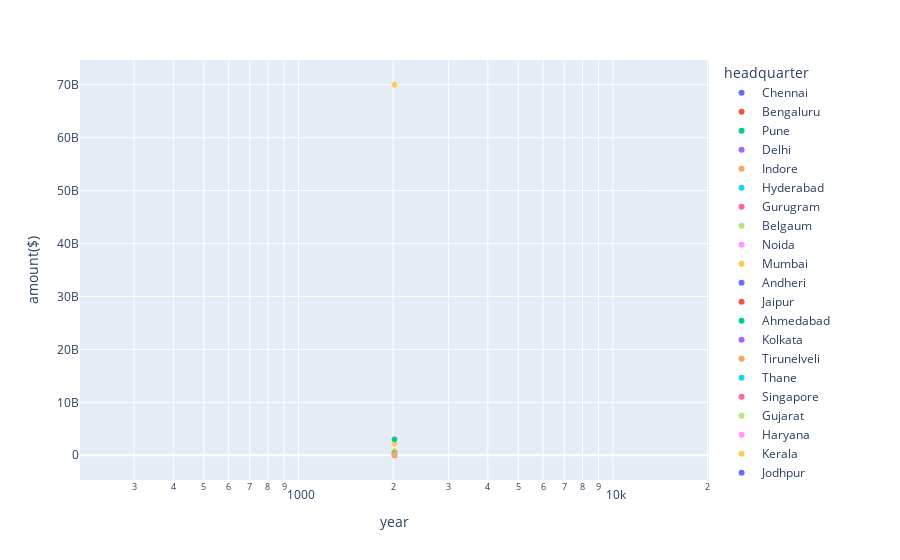

Notebook cell for this chart:
### Code cell
fig = px.scatter(final_dataset.query("year==2020"), x="year", y="amount($)",
	         size=None, color="headquarter",
                 hover_name="headquarter", log_x=True, size_max=60)
fig.show()

### Figure 1 — Plotly figure (JSON) as saved in the notebook; plotly's stock layout.template omitted (floating-point values rounded to 4 significant figures; data arrays with more than 128 entries replaced by an {"elided": "..."} marker saying what was removed)
{"data": [{"hovertemplate": "<b>%{hovertext}</b><br><br>headquarter=Chennai<br>year=%{x}<br>amount($)=%{y}<extra></extra>", "hovertext": ["Chennai", "Chennai", "Chennai", "Chennai", "Chennai", "Chennai", "Chennai", "Chennai", "Chennai", "Chennai", "Chennai", "Chennai", "Chennai", "Chennai", "Chennai", "Chennai", "Chennai", "Chennai", "Chennai", "Chennai", "Chennai", "Chennai", "Chennai", "Chennai", "Chennai", "Chennai", "Chennai", "Chennai", "Chennai", "Chennai", "Chennai", "Chennai", "Chennai", "Chennai", "Chennai", "Chennai", "Chennai", "Chennai", "Chennai", "Chennai", "Chennai", "Chennai", "Chennai", "Chennai", "Chennai", "Chennai"], "legendgroup": "Chennai", "marker": {"color": "#636efa", "symbol": "circle"}, "mode": "markers", "name": "Chennai", "showlegend": true, "type": "scattergl", "x": [2020, 2020, 2020, 2020, 2020, 2020, 2020, 2020, 2020, 2020, 2020, 2020, 2020, 2020, 2020, 2020, 2020, 2020, 2020, 2020, 2020, 2020, 2020, 2020, 2020, 2020, 2020, 2020, 2020, 2020, 2020, 2020, 2020, 2020, 2020, 2020, 2020, 2020, 2020, 2020, 2020, 2020, 2020, 2020, 2020, 2020], "xaxis": "x", "y": [200000, 400000, 937536, 7800000, 100000, 4000000, 937536, 1600000, 1000000, 9000000, 3000000, 803146, 238000, 20000000, 7000000, 5060000, 4050000, 1050000, 800000, 2000000, 1000000, 3000000, 3060000, 232000, 4000000, 1000000, 7200000, 5500000, 4000000, 5967000, 792000, 4000000, 500000, 786000, 4500000, 50000000, 3800000, 8500000, 50000000, 3148000, 1200000, 1402000, 32000000, 1000000, 1000000, 9000000], "yaxis": "y"}, {"hovertemplate": "<b>%{hovertext}</b><br><br>headquarter=Bengaluru<br>year=%{x}<br>amount($)=%{y}<extra></extra>", "hovertext": {"elided": "344 str values"}, "legendgroup": "Bengaluru", "marker": {"color": "#EF553B", "symbol": "circle"}, "mode": "markers", "name": "Bengaluru", "showlegend": true, "type": "scattergl", "x": {"elided": "344 int values"}, "xaxis": "x", "y": {"elided": "344 int values"}, "yaxis": "y"}, {"hovertemplate": "<b>%{hovertext}</b><br><br>headquarter=Pune<br>year=%{x}<br>amount($)=%{y}<extra></extra>", "hovertext": ["Pune", "Pune", "Pune", "Pune", "Pune", "Pune", "Pune", "Pune", "Pune", "Pune", "Pune", "Pune", "Pune", "Pune", "Pune", "Pune", "Pune", "Pune", "Pune", "Pune", "Pune", "Pune", "Pune", "Pune", "Pune", "Pune", "Pune", "Pune", "Pune", "Pune", "Pune", "Pune", "Pune", "Pune", "Pune", "Pune"], "legendgroup": "Pune", "marker": {"color": "#00cc96", "symbol": "circle"}, "mode": "markers", "name": "Pune", "showlegend": true, "type": "scattergl", "x": [2020, 2020, 2020, 2020, 2020, 2020, 2020, 2020, 2020, 2020, 2020, 2020, 2020, 2020, 2020, 2020, 2020, 2020, 2020, 2020, 2020, 2020, 2020, 2020, 2020, 2020, 2020, 2020, 2020, 2020, 2020, 2020, 2020, 2020, 2020, 2020], "xaxis": "x", "y": [330000, 1000000, 5100000, 2300000, 100000, 4000000, 100000000, 100000000, 4000000, 330000, 10000000, 50000000, 937536, 543000, 10000000, 2000000, 100000, 10000000, 937536, 4000000, 971000, 40000000, 4000000, 4000000, 10000000, 4000000, 4000000, 2000000, 4000000, 4000000, 4000000, 296000000, 200000000, 700000, 160000, 4000000], "yaxis": "y"}, {"hovertemplate": "<b>%{hovertext}</b><br><br>headquarter=Delhi<br>year=%{x}<br>amount($)=%{y}<extra></extra>", "hovertext": ["Delhi", "Delhi", "Delhi", "Delhi", "Delhi", "Delhi", "Delhi", "Delhi", "Delhi", "Delhi", "Delhi", "Delhi", "Delhi", "Delhi", "Delhi", "Delhi", "Delhi", "Delhi", "Delhi", "Delhi", "Delhi", "Delhi", "Delhi", "Delhi", "Delhi", "Delhi", "Delhi", "Delhi", "Delhi", "Delhi", "Delhi", "Delhi", "Delhi", "Delhi", "Delhi", "Delhi", "Delhi", "Delhi", "Delhi", "Delhi", "Delhi", "Delhi", "Delhi", "Delhi", "Delhi", "Delhi", "Delhi", "Delhi", "Delhi", "Delhi", "Delhi", "Delhi", "Delhi", "Delhi", "Delhi", "Delhi", "Delhi", "Delhi", "Delhi", "Delhi", "Delhi", "Delhi", "Delhi", "Delhi", "Delhi", "Delhi", "Delhi", "Delhi", "Delhi", "Delhi", "Delhi", "Delhi", "Delhi", "Delhi", "Delhi", "Delhi", "Delhi", "Delhi", "Delhi", "Delhi", "Delhi", "Delhi", "Delhi", "Delhi", "Delhi", "Delhi", "Delhi", "Delhi", "Delhi", "Delhi", "Delhi", "Delhi", "Delhi", "Delhi", "Delhi", "Delhi", "Delhi", "Delhi", "Delhi", "Delhi", "Delhi", "Delhi", "Delhi", "Delhi", "Delhi", "Delhi", "Delhi", "Delhi", "Delhi", "Delhi", "Delhi", "Delhi"], "legendgroup": "Delhi", "marker": {"color": "#ab63fa", "symbol": "circle"}, "mode": "markers", "name": "Delhi", "showlegend": true, "type": "scattergl", "x": [2020, 2020, 2020, 2020, 2020, 2020, 2020, 2020, 2020, 2020, 2020, 2020, 2020, 2020, 2020, 2020, 2020, 2020, 2020, 2020, 2020, 2020, 2020, 2020, 2020, 2020, 2020, 2020, 2020, 2020, 2020, 2020, 2020, 2020, 2020, 2020, 2020, 2020, 2020, 2020, 2020, 2020, 2020, 2020, 2020, 2020, 2020, 2020, 2020, 2020, 2020, 2020, 2020, 2020, 2020, 2020, 2020, 2020, 2020, 2020, 2020, 2020, 2020, 2020, 2020, 2020, 2020, 2020, 2020, 2020, 2020, 2020, 2020, 2020, 2020, 2020, 2020, 2020, 2020, 2020, 2020, 2020, 2020, 2020, 2020, 2020, 2020, 2020, 2020, 2020, 2020, 2020, 2020, 2020, 2020, 2020, 2020, 2020, 2020, 2020, 2020, 2020, 2020, 2020, 2020, 2020, 2020, 2020, 2020, 2020, 2020, 2020], "xaxis": "x", "y": [400000, 4000000, 1200000, 7500000, 1000000, 4000000, 4000000, 700000000, 500000, 3000000, 600000, 1000000, 3000000, 5800000, 1000000, 4000000, 80000000, 250000, 4700000, 4000000, 4000000, 2000000, 4000000, 4000000, 1000000, 30000000, 937536, 15000000, 200000, 4000000, 600000, 5040000, 18000000, 682000, 764000, 603000, 4000000, 330000, 669000, 2000000, 2500000, 937536, 4000000, 4000000, 3823000, 198000, 4000000, 1000000, 600000, 937536, 2743000, 937536, 5940000, 4000000, 4000000, 229800, 1000000, 323000, 2000000, 5200000, 4000000, 2530000, 4000000, 340000, 4000000, 4000000, 1700000, 790000, 480000, 8200000, 4257000, 123000000, 937536, 150000, 4000000, 4000000, 24500000, 937536, 4000000, 937536, 4000000, 4000000, 4000000, 4000000, 75000000, 4000000, 1100000, 627300, 3000000, 19000000, 7975700, 4000000, 5200000, 6000000, 4000000, 1402400, 100000000, 70185200, 4000000, 4000000, 1403400, 4300000, 103000000, 25000, 507000, 4000000, 4000000, 4000000, 2000000, 14700000, 1500000, 8043000], "yaxis": "y"}, {"hovertemplate": "<b>%{hovertext}</b><br><br>headquarter=Indore<br>year=%{x}<br>amount($)=%{y}<extra></extra>", "hovertext": ["Indore", "Indore", "Indore", "Indore", "Indore", "Indore", "Indore", "Indore", "Indore"], "legendgroup": "Indore", "marker": {"color": "#FFA15A", "symbol": "circle"}, "mode": "markers", "name": "Indore", "showlegend": true, "type": "scattergl", "x": [2020, 2020, 2020, 2020, 2020, 2020, 2020, 2020, 2020], "xaxis": "x", "y": [340000, 1000000, 1500000, 750000, 500000, 5660000, 4000000, 4000000, 937536], "yaxis": "y"}, {"hovertemplate": "<b>%{hovertext}</b><br><br>headquarter=Hyderabad<br>year=%{x}<br>amount($)=%{y}<extra></extra>", "hovertext": ["Hyderabad", "Hyderabad", "Hyderabad", "Hyderabad", "Hyderabad", "Hyderabad", "Hyderabad", "Hyderabad", "Hyderabad", "Hyderabad", "Hyderabad", "Hyderabad", "Hyderabad", "Hyderabad", "Hyderabad", "Hyderabad", "Hyderabad", "Hyderabad", "Hyderabad", "Hyderabad", "Hyderabad", "Hyderabad", "Hyderabad", "Hyderabad", "Hyderabad", "Hyderabad", "Hyderabad", "Hyderabad", "Hyderabad", "Hyderabad"], "legendgroup": "Hyderabad", "marker": {"color": "#19d3f3", "symbol": "circle"}, "mode": "markers", "name": "Hyderabad", "showlegend": true, "type": "scattergl", "x": [2020, 2020, 2020, 2020, 2020, 2020, 2020, 2020, 2020, 2020, 2020, 2020, 2020, 2020, 2020, 2020, 2020, 2020, 2020, 2020, 2020, 2020, 2020, 2020, 2020, 2020, 2020, 2020, 2020, 2020], "xaxis": "x", "y": [600000, 5000000, 1000000, 800000, 1000000, 4000000, 1000000, 16000000, 750000, 1300000, 4000000, 3000000, 937536, 2000000, 10000000, 4000000, 650000, 1100000, 1000000, 937536, 5271000, 4000000, 400000, 1500000, 1100000, 250000, 6000000, 2000000, 125000000, 500000], "yaxis": "y"}, {"hovertemplate": "<b>%{hovertext}</b><br><br>headquarter=Gurugram<br>year=%{x}<br>amount($)=%{y}<extra></extra>", "hovertext": ["Gurugram", "Gurugram", "Gurugram", "Gurugram", "Gurugram", "Gurugram", "Gurugram", "Gurugram", "Gurugram", "Gurugram", "Gurugram", "Gurugram", "Gurugram", "Gurugram", "Gurugram", "Gurugram", "Gurugram", "Gurugram", "Gurugram", "Gurugram", "Gurugram", "Gurugram", "Gurugram", "Gurugram", "Gurugram", "Gurugram", "Gurugram", "Gurugram", "Gurugram", "Gurugram", "Gurugram", "Gurugram", "Gurugram", "Gurugram", "Gurugram", "Gurugram", "Gurugram", "Gurugram", "Gurugram", "Gurugram", "Gurugram", "Gurugram", "Gurugram", "Gurugram", "Gurugram", "Gurugram", "Gurugram", "Gurugram", "Gurugram", "Gurugram", "Gurugram", "Gurugram", "Gurugram", "Gurugram", "Gurugram", "Gurugram", "Gurugram", "Gurugram", "Gurugram", "Gurugram", "Gurugram", "Gurugram", "Gurugram", "Gurugram", "Gurugram", "Gurugram", "Gurugram", "Gurugram", "Gurugram", "Gurugram", "Gurugram", "Gurugram", "Gurugram", "Gurugram", "Gurugram", "Gurugram", "Gurugram", "Gurugram", "Gurugram", "Gurugram", "Gurugram", "Gurugram", "Gurugram", "Gurugram", "Gurugram", "Gurugram", "Gurugram", "Gurugram", "Gurugram", "Gurugram", "Gurugram", "Gurugram", "Gurugram", "Gurugram", "Gurugram", "Gurugram", "Gurugram", "Gurugram", "Gurugram", "Gurugram", "Gurugram", "Gurugram", "Gurugram", "Gurugram", "Gurugram", "Gurugram", "Gurugram", "Gurugram", "Gurugram", "Gurugram", "Gurugram", "Gurugram", "Gurugram", "Gurugram", "Gurugram", "Gurugram", "Gurugram"], "legendgroup": "Gurugram", "marker": {"color": "#FF6692", "symbol": "circle"}, "mode": "markers", "name": "Gurugram", "showlegend": true, "type": "scattergl", "x": [2020, 2020, 2020, 2020, 2020, 2020, 2020, 2020, 2020, 2020, 2020, 2020, 2020, 2020, 2020, 2020, 2020, 2020, 2020, 2020, 2020, 2020, 2020, 2020, 2020, 2020, 2020, 2020, 2020, 2020, 2020, 2020, 2020, 2020, 2020, 2020, 2020, 2020, 2020, 2020, 2020, 2020, 2020, 2020, 2020, 2020, 2020, 2020, 2020, 2020, 2020, 2020, 2020, 2020, 2020, 2020, 2020, 2020, 2020, 2020, 2020, 2020, 2020, 2020, 2020, 2020, 2020, 2020, 2020, 2020, 2020, 2020, 2020, 2020, 2020, 2020, 2020, 2020, 2020, 2020, 2020, 2020, 2020, 2020, 2020, 2020, 2020, 2020, 2020, 2020, 2020, 2020, 2020, 2020, 2020, 2020, 2020, 2020, 2020, 2020, 2020, 2020, 2020, 2020, 2020, 2020, 2020, 2020, 2020, 2020, 2020, 2020, 2020, 2020, 2020, 2020, 2020], "xaxis": "x", "y": [4000000, 2000000, 660000000, 3000000, 4000000, 275000, 4500000, 7000000, 19000000, 400000, 40000, 33000000, 3000000, 300000, 6000000, 4000000, 1300000, 937536, 28000000, 3200000, 937536, 500000, 2000000, 1000000, 3300000, 4000000, 5000000, 52000000, 3000000, 937536, 2000000, 500000, 11000000, 51000000, 4000000, 10000000, 3000000, 1030000, 1500000, 360000, 4000000, 8000000, 10000000, 7000000, 400000, 4300000, 42000000, 286000, 4000000, 350000, 110000, 2800000, 937536, 300000, 700000, 200000, 4000000, 937536, 21000000, 4000000, 467000, 293000, 1328000, 1200000, 16753000, 3700000, 500000, 5000000, 27700000, 5500000, 1000000, 3300000, 937536, 937536, 4000000, 1000000, 5900000, 44000000, 937536, 13000000, 4000000, 1000000, 1500000, 2100000, 5000000, 12000000, 937536, 1834000, 8000000, 23850000, 5000000, 4000000, 670000, 3000000, 1000000, 1000000, 5000000, 5500000, 600000, 16000000, 448500, 4000000, 8000000, 10000000, 9900000, 15000000, 3000000, 600000, 12000000, 1000000, 6000000, 4000000, 15000000, 8400000, 200000000, 3400000, 15000000], "yaxis": "y"}, {"hovertemplate": "<b>%{hovertext}</b><br><br>headquarter=Belgaum<br>year=%{x}<br>amount($)=%{y}<extra></extra>", "hovertext": ["Belgaum"], "legendgroup": "Belgaum", "marker": {"color": "#B6E880", "symbol": "circle"}, "mode": "markers", "name": "Belgaum", "showlegend": true, "type": "scattergl", "x": [2020], "xaxis": "x", "y": [600000], "yaxis": "y"}, {"hovertemplate": "<b>%{hovertext}</b><br><br>headquarter=Noida<br>year=%{x}<br>amount($)=%{y}<extra></extra>", "hovertext": ["Noida", "Noida", "Noida", "Noida", "Noida", "Noida", "Noida", "Noida", "Noida", "Noida", "Noida", "Noida", "Noida", "Noida", "Noida", "Noida", "Noida", "Noida", "Noida", "Noida", "Noida", "Noida", "Noida", "Noida", "Noida", "Noida", "Noida", "Noida", "Noida", "Noida", "Noida", "Noida", "Noida", "Noida", "Noida"], "legendgroup": "Noida", "marker": {"color": "#FF97FF", "symbol": "circle"}, "mode": "markers", "name": "Noida", "showlegend": true, "type": "scattergl", "x": [2020, 2020, 2020, 2020, 2020, 2020, 2020, 2020, 2020, 2020, 2020, 2020, 2020, 2020, 2020, 2020, 2020, 2020, 2020, 2020, 2020, 2020, 2020, 2020, 2020, 2020, 2020, 2020, 2020, 2020, 2020, 2020, 2020, 2020, 2020], "xaxis": "x", "y": [4000000, 21000000, 937536, 50000000, 4000000, 500000, 937536, 1700000, 10000000, 4000000, 1000000, 54000, 937536, 546000, 197000, 2000000, 4000000, 8700000, 4000000, 4000000, 4000000, 24000000, 150000, 200000, 6000000, 500000, 13800000, 1397000, 250000, 4000000, 4000000, 250000, 4000000, 1100000, 18300000], "yaxis": "y"}, {"hovertemplate": "<b>%{hovertext}</b><br><br>headquarter=Mumbai<br>year=%{x}<br>amount($)=%{y}<extra></extra>", "hovertext": {"elided": "179 str values"}, "legendgroup": "Mumbai", "marker": {"color": "#FECB52", "symbol": "circle"}, "mode": "markers", "name": "Mumbai", "showlegend": true, "type": "scattergl", "x": {"elided": "179 int values"}, "xaxis": "x", "y": {"elided": "179 int values"}, "yaxis": "y"}, {"hovertemplate": "<b>%{hovertext}</b><br><br>headquarter=Andheri<br>year=%{x}<br>amount($)=%{y}<extra></extra>", "hovertext": ["Andheri", "Andheri"], "legendgroup": "Andheri", "marker": {"color": "#636efa", "symbol": "circle"}, "mode": "markers", "name": "Andheri", "showlegend": true, "type": "scattergl", "x": [2020, 2020], "xaxis": "x", "y": [20000000, 2000000], "yaxis": "y"}, {"hovertemplate": "<b>%{hovertext}</b><br><br>headquarter=Jaipur<br>year=%{x}<br>amount($)=%{y}<extra></extra>", "hovertext": ["Jaipur", "Jaipur", "Jaipur", "Jaipur", "Jaipur", "Jaipur", "Jaipur", "Jaipur", "Jaipur", "Jaipur"], "legendgroup": "Jaipur", "marker": {"color": "#EF553B", "symbol": "circle"}, "mode": "markers", "name": "Jaipur", "showlegend": true, "type": "scattergl", "x": [2020, 2020, 2020, 2020, 2020, 2020, 2020, 2020, 2020, 2020], "xaxis": "x", "y": [4000000, 21000000, 900000, 1000000, 55000000, 4000000, 2250000, 3000000, 2500000, 10000000], "yaxis": "y"}, {"hovertemplate": "<b>%{hovertext}</b><br><br>headquarter=Ahmedabad<br>year=%{x}<br>amount($)=%{y}<extra></extra>", "hovertext": ["Ahmedabad", "Ahmedabad", "Ahmedabad", "Ahmedabad", "Ahmedabad", "Ahmedabad", "Ahmedabad", "Ahmedabad", "Ahmedabad", "Ahmedabad", "Ahmedabad", "Ahmedabad", "Ahmedabad", "Ahmedabad", "Ahmedabad"], "legendgroup": "Ahmedabad", "marker": {"color": "#00cc96", "symbol": "circle"}, "mode": "markers", "name": "Ahmedabad", "showlegend": true, "type": "scattergl", "x": [2020, 2020, 2020, 2020, 2020, 2020, 2020, 2020, 2020, 2020, 2020, 2020, 2020, 2020, 2020], "xaxis": "x", "y": [937536, 937536, 18000000, 4000000, 937536, 16076000, 2000000, 11363000, 4000000, 2000000, 4000000, 7000000, 2500000, 2000000, 280000], "yaxis": "y"}, {"hovertemplate": "<b>%{hovertext}</b><br><br>headquarter=Kolkata<br>year=%{x}<br>amount($)=%{y}<extra></extra>", "hovertext": ["Kolkata", "Kolkata", "Kolkata", "Kolkata", "Kolkata", "Kolkata", "Kolkata", "Kolkata", "Kolkata", "Kolkata", "Kolkata", "Kolkata", "Kolkata"], "legendgroup": "Kolkata", "marker": {"color": "#ab63fa", "symbol": "circle"}, "mode": "markers", "name": "Kolkata", "showlegend": true, "type": "scattergl", "x": [2020, 2020, 2020, 2020, 2020, 2020, 2020, 2020, 2020, 2020, 2020, 2020, 2020], "xaxis": "x", "y": [1500000, 937536, 4000000, 200000, 400000, 4000000, 5000000, 1000000, 266500, 3964000, 20000000, 4900000, 4000000], "yaxis": "y"}, {"hovertemplate": "<b>%{hovertext}</b><br><br>headquarter=Tirunelveli<br>year=%{x}<br>amount($)=%{y}<extra></extra>", "hovertext": ["Tirunelveli"], "legendgroup": "Tirunelveli", "marker": {"color": "#FFA15A", "symbol": "circle"}, "mode": "markers", "name": "Tirunelveli", "showlegend": true, "type": "scattergl", "x": [2020], "xaxis": "x", "y": [500000], "yaxis": "y"}, {"hovertemplate": "<b>%{hovertext}</b><br><br>headquarter=Thane<br>year=%{x}<br>amount($)=%{y}<extra></extra>", "hovertext": ["Thane", "Thane", "Thane", "Thane", "Thane", "Thane"], "legendgroup": "Thane", "marker": {"color": "#19d3f3", "symbol": "circle"}, "mode": "markers", "name": "Thane", "showlegend": true, "type": "scattergl", "x": [2020, 2020, 2020, 2020, 2020, 2020], "xaxis": "x", "y": [20000000, 1000000, 115000, 330000, 650000, 1500000], "yaxis": "y"}, {"hovertemplate": "<b>%{hovertext}</b><br><br>headquarter=Singapore<br>year=%{x}<br>amount($)=%{y}<extra></extra>", "hovertext": ["Singapore", "Singapore", "Singapore", "Singapore"], "legendgroup": "Singapore", "marker": {"color": "#FF6692", "symbol": "circle"}, "mode": "markers", "name": "Singapore", "showlegend": true, "type": "scattergl", "x": [2020, 2020, 2020, 2020], "xaxis": "x", "y": [2500000, 3400000, 1080000, 7000000], "yaxis": "y"}, {"hovertemplate": "<b>%{hovertext}</b><br><br>headquarter=Gujarat<br>year=%{x}<br>amount($)=%{y}<extra></extra>", "hovertext": ["Gujarat", "Gujarat", "Gujarat", "Gujarat", "Gujarat"], "legendgroup": "Gujarat", "marker": {"color": "#B6E880", "symbol": "circle"}, "mode": "markers", "name": "Gujarat", "showlegend": true, "type": "scattergl", "x": [2020, 2020, 2020, 2020, 2020], "xaxis": "x", "y": [1500000, 800000, 3000000, 4000000, 4000000], "yaxis": "y"}, {"hovertemplate": "<b>%{hovertext}</b><br><br>headquarter=Haryana<br>year=%{x}<br>amount($)=%{y}<extra></extra>", "hovertext": ["Haryana", "Haryana", "Haryana", "Haryana", "Haryana", "Haryana", "Haryana", "Haryana", "Haryana", "Haryana", "Haryana"], "legendgroup": "Haryana", "marker": {"color": "#FF97FF", "symbol": "circle"}, "mode": "markers", "name": "Haryana", "showlegend": true, "type": "scattergl", "x": [2020, 2020, 2020, 2020, 2020, 2020, 2020, 2020, 2020, 2020, 2020], "xaxis": "x", "y": [25000000, 200000000, 25000000, 62000000, 100000000, 4000000, 349800, 43700000, 23000000, 1500000, 4000000], "yaxis": "y"}, {"hovertemplate": "<b>%{hovertext}</b><br><br>headquarter=Kerala<br>year=%{x}<br>amount($)=%{y}<extra></extra>", "hovertext": ["Kerala", "Kerala", "Kerala"], "legendgroup": "Kerala", "marker": {"color": "#FECB52", "symbol": "circle"}, "mode": "markers", "name": "Kerala", "showlegend": true, "type": "scattergl", "x": [2020, 2020, 2020], "xaxis": "x", "y": [4000000, 4000000, 4000000], "yaxis": "y"}, {"hovertemplate": "<b>%{hovertext}</b><br><br>headquarter=Jodhpur<br>year=%{x}<br>amount($)=%{y}<extra></extra>", "hovertext": ["Jodhpur", "Jodhpur", "Jodhpur", "Jodhpur"], "legendgroup": "Jodhpur", "marker": {"color": "#636efa", "symbol": "circle"}, "mode": "markers", "name": "Jodhpur", "showlegend": true, "type": "scattergl", "x": [2020, 2020, 2020, 2020], "xaxis": "x", "y": [600000, 500000, 150000000, 20000], "yaxis": "y"}, {"hovertemplate": "<b>%{hovertext}</b><br><br>headquarter=Frisco<br>year=%{x}<br>amount($)=%{y}<extra></extra>", "hovertext": ["Frisco"], "legendgroup": "Frisco", "marker": {"color": "#EF553B", "symbol": "circle"}, "mode": "markers", "name": "Frisco", "showlegend": true, "type": "scattergl", "x": [2020], "xaxis": "x", "y": [4000000], "yaxis": "y"}, {"hovertemplate": "<b>%{hovertext}</b><br><br>headquarter=California<br>year=%{x}<br>amount($)=%{y}<extra></extra>", "hovertext": ["California", "California", "California", "California", "California"], "legendgroup": "California", "marker": {"color": "#00cc96", "symbol": "circle"}, "mode": "markers", "name": "California", "showlegend": true, "type": "scattergl", "x": [2020, 2020, 2020, 2020, 2020], "xaxis": "x", "y": [75000000, 3000000000, 2000000, 1300000, 937536], "yaxis": "y"}, {"hovertemplate": "<b>%{hovertext}</b><br><br>headquarter=Dhingsara<br>year=%{x}<br>amount($)=%{y}<extra></extra>", "hovertext": ["Dhingsara"], "legendgroup": "Dhingsara", "marker": {"color": "#ab63fa", "symbol": "circle"}, "mode": "markers", "name": "Dhingsara", "showlegend": true, "type": "scattergl", "x": [2020], "xaxis": "x", "y": [100000], "yaxis": "y"}, {"hovertemplate": "<b>%{hovertext}</b><br><br>headquarter=New York<br>year=%{x}<br>amount($)=%{y}<extra></extra>", "hovertext": ["New York", "New York", "New York"], "legendgroup": "New York", "marker": {"color": "#FFA15A", "symbol": "circle"}, "mode": "markers", "name": "New York", "showlegend": true, "type": "scattergl", "x": [2020, 2020, 2020], "xaxis": "x", "y": [8000000, 4500000, 4000000], "yaxis": "y"}, {"hovertemplate": "<b>%{hovertext}</b><br><br>headquarter=Patna<br>year=%{x}<br>amount($)=%{y}<extra></extra>", "hovertext": ["Patna"], "legendgroup": "Patna", "marker": {"color": "#19d3f3", "symbol": "circle"}, "mode": "markers", "name": "Patna", "showlegend": true, "type": "scattergl", "x": [2020], "xaxis": "x", "y": [4000000], "yaxis": "y"}, {"hovertemplate": "<b>%{hovertext}</b><br><br>headquarter=San Francisco<br>year=%{x}<br>amount($)=%{y}<extra></extra>", "hovertext": ["San Francisco", "San Francisco", "San Francisco", "San Francisco", "San Francisco", "San Francisco", "San Francisco", "San Francisco", "San Francisco", "San Francisco"], "legendgroup": "San Francisco", "marker": {"color": "#FF6692", "symbol": "circle"}, "mode": "markers", "name": "San Francisco", "showlegend": true, "type": "scattergl", "x": [2020, 2020, 2020, 2020, 2020, 2020, 2020, 2020, 2020, 2020], "xaxis": "x", "y": [4500000, 18000000, 4200000, 55000000, 4000000, 25000000, 4000000, 5000000, 54000000, 25000000], "yaxis": "y"}, {"hovertemplate": "<b>%{hovertext}</b><br><br>headquarter=San Ramon<br>year=%{x}<br>amount($)=%{y}<extra></extra>", "hovertext": ["San Ramon"], "legendgroup": "San Ramon", "marker": {"color": "#B6E880", "symbol": "circle"}, "mode": "markers", "name": "San Ramon", "showlegend": true, "type": "scattergl", "x": [2020], "xaxis": "x", "y": [150000000], "yaxis": "y"}, {"hovertemplate": "<b>%{hovertext}</b><br><br>headquarter=Paris<br>year=%{x}<br>amount($)=%{y}<extra></extra>", "hovertext": ["Paris"], "legendgroup": "Paris", "marker": {"color": "#FF97FF", "symbol": "circle"}, "mode": "markers", "name": "Paris", "showlegend": true, "type": "scattergl", "x": [2020], "xaxis": "x", "y": [5400000], "yaxis": "y"}, {"hovertemplate": "<b>%{hovertext}</b><br><br>headquarter=Plano<br>year=%{x}<br>amount($)=%{y}<extra></extra>", "hovertext": ["Plano"], "legendgroup": "Plano", "marker": {"color": "#FECB52", "symbol": "circle"}, "mode": "markers", "name": "Plano", "showlegend": true, "type": "scattergl", "x": [2020], "xaxis": "x", "y": [3000000], "yaxis": "y"}, {"hovertemplate": "<b>%{hovertext}</b><br><br>headquarter=Sydney<br>year=%{x}<br>amount($)=%{y}<extra></extra>", "hovertext": ["Sydney", "Sydney"], "legendgroup": "Sydney", "marker": {"color": "#636efa", "symbol": "circle"}, "mode": "markers", "name": "Sydney", "showlegend": true, "type": "scattergl", "x": [2020, 2020], "xaxis": "x", "y": [7500000, 15000000], "yaxis": "y"}, {"hovertemplate": "<b>%{hovertext}</b><br><br>headquarter=Bangladesh<br>year=%{x}<br>amount($)=%{y}<extra></extra>", "hovertext": ["Bangladesh"], "legendgroup": "Bangladesh", "marker": {"color": "#EF553B", "symbol": "circle"}, "mode": "markers", "name": "Bangladesh", "showlegend": true, "type": "scattergl", "x": [2020], "xaxis": "x", "y": [22000000], "yaxis": "y"}, {"hovertemplate": "<b>%{hovertext}</b><br><br>headquarter=London<br>year=%{x}<br>amount($)=%{y}<extra></extra>", "hovertext": ["London", "London"], "legendgroup": "London", "marker": {"color": "#00cc96", "symbol": "circle"}, "mode": "markers", "name": "London", "showlegend": true, "type": "scattergl", "x": [2020, 2020], "xaxis": "x", "y": [118000000, 25000000], "yaxis": "y"}, {"hovertemplate": "<b>%{hovertext}</b><br><br>headquarter=Milano<br>year=%{x}<br>amount($)=%{y}<extra></extra>", "hovertext": ["Milano"], "legendgroup": "Milano", "marker": {"color": "#ab63fa", "symbol": "circle"}, "mode": "markers", "name": "Milano", "showlegend": true, "type": "scattergl", "x": [2020], "xaxis": "x", "y": [2300000], "yaxis": "y"}, {"hovertemplate": "<b>%{hovertext}</b><br><br>headquarter=Palmwoods<br>year=%{x}<br>amount($)=%{y}<extra></extra>", "hovertext": ["Palmwoods"], "legendgroup": "Palmwoods", "marker": {"color": "#FFA15A", "symbol": "circle"}, "mode": "markers", "name": "Palmwoods", "showlegend": true, "type": "scattergl", "x": [2020], "xaxis": "x", "y": [4000000], "yaxis": "y"}, {"hovertemplate": "<b>%{hovertext}</b><br><br>headquarter=France<br>year=%{x}<br>amount($)=%{y}<extra></extra>", "hovertext": ["France"], "legendgroup": "France", "marker": {"color": "#19d3f3", "symbol": "circle"}, "mode": "markers", "name": "France", "showlegend": true, "type": "scattergl", "x": [2020], "xaxis": "x", "y": [11000000], "yaxis": "y"}, {"hovertemplate": "<b>%{hovertext}</b><br><br>headquarter=Trivandrum<br>year=%{x}<br>amount($)=%{y}<extra></extra>", "hovertext": ["Trivandrum"], "legendgroup": "Trivandrum", "marker": {"color": "#FF6692", "symbol": "circle"}, "mode": "markers", "name": "Trivandrum", "showlegend": true, "type": "scattergl", "x": [2020], "xaxis": "x", "y": [300000], "yaxis": "y"}, {"hovertemplate": "<b>%{hovertext}</b><br><br>headquarter=Cochin<br>year=%{x}<br>amount($)=%{y}<extra></extra>", "hovertext": ["Cochin"], "legendgroup": "Cochin", "marker": {"color": "#B6E880", "symbol": "circle"}, "mode": "markers", "name": "Cochin", "showlegend": true, "type": "scattergl", "x": [2020], "xaxis": "x", "y": [1500000], "yaxis": "y"}, {"hovertemplate": "<b>%{hovertext}</b><br><br>headquarter=Samastipur<br>year=%{x}<br>amount($)=%{y}<extra></extra>", "hovertext": ["Samastipur"], "legendgroup": "Samastipur", "marker": {"color": "#FF97FF", "symbol": "circle"}, "mode": "markers", "name": "Samastipur", "showlegend": true, "type": "scattergl", "x": [2020], "xaxis": "x", "y": [5000000], "yaxis": "y"}, {"hovertemplate": "<b>%{hovertext}</b><br><br>headquarter=Irvine<br>year=%{x}<br>amount($)=%{y}<extra></extra>", "hovertext": ["Irvine"], "legendgroup": "Irvine", "marker": {"color": "#FECB52", "symbol": "circle"}, "mode": "markers", "name": "Irvine", "showlegend": true, "type": "scattergl", "x": [2020], "xaxis": "x", "y": [500000], "yaxis": "y"}, {"hovertemplate": "<b>%{hovertext}</b><br><br>headquarter=Tumkur<br>year=%{x}<br>amount($)=%{y}<extra></extra>", "hovertext": ["Tumkur"], "legendgroup": "Tumkur", "marker": {"color": "#636efa", "symbol": "circle"}, "mode": "markers", "name": "Tumkur", "showlegend": true, "type": "scattergl", "x": [2020], "xaxis": "x", "y": [4000000], "yaxis": "y"}, {"hovertemplate": "<b>%{hovertext}</b><br><br>headquarter=Newcastle Upon Tyne<br>year=%{x}<br>amount($)=%{y}<extra></extra>", "hovertext": ["Newcastle Upon Tyne"], "legendgroup": "Newcastle Upon Tyne", "marker": {"color": "#EF553B", "symbol": "circle"}, "mode": "markers", "name": "Newcastle Upon Tyne", "showlegend": true, "type": "scattergl", "x": [2020], "xaxis": "x", "y": [300000], "yaxis": "y"}, {"hovertemplate": "<b>%{hovertext}</b><br><br>headquarter=Shanghai<br>year=%{x}<br>amount($)=%{y}<extra></extra>", "hovertext": ["Shanghai"], "legendgroup": "Shanghai", "marker": {"color": "#00cc96", "symbol": "circle"}, "mode": "markers", "name": "Shanghai", "showlegend": true, "type": "scattergl", "x": [2020], "xaxis": "x", "y": [400000000], "yaxis": "y"}, {"hovertemplate": "<b>%{hovertext}</b><br><br>headquarter=Jiaxing<br>year=%{x}<br>amount($)=%{y}<extra></extra>", "hovertext": ["Jiaxing"], "legendgroup": "Jiaxing", "marker": {"color": "#ab63fa", "symbol": "circle"}, "mode": "markers", "name": "Jiaxing", "showlegend": true, "type": "scattergl", "x": [2020], "xaxis": "x", "y": [176000000], "yaxis": "y"}, {"hovertemplate": "<b>%{hovertext}</b><br><br>headquarter=Rajasthan<br>year=%{x}<br>amount($)=%{y}<extra></extra>", "hovertext": ["Rajasthan"], "legendgroup": "Rajasthan", "marker": {"color": "#FFA15A", "symbol": "circle"}, "mode": "markers", "name": "Rajasthan", "showlegend": true, "type": "scattergl", "x": [2020], "xaxis": "x", "y": [1000000], "yaxis": "y"}, {"hovertemplate": "<b>%{hovertext}</b><br><br>headquarter=Kochi<br>year=%{x}<br>amount($)=%{y}<extra></extra>", "hovertext": ["Kochi", "Kochi", "Kochi", "Kochi", "Kochi"], "legendgroup": "Kochi", "marker": {"color": "#19d3f3", "symbol": "circle"}, "mode": "markers", "name": "Kochi", "showlegend": true, "type": "scattergl", "x": [2020, 2020, 2020, 2020, 2020], "xaxis": "x", "y": [470000, 2100000, 4000000, 1700000, 1400000], "yaxis": "y"}, {"hovertemplate": "<b>%{hovertext}</b><br><br>headquarter=Ludhiana<br>year=%{x}<br>amount($)=%{y}<extra></extra>", "hovertext": ["Ludhiana"], "legendgroup": "Ludhiana", "marker": {"color": "#FF6692", "symbol": "circle"}, "mode": "markers", "name": "Ludhiana", "showlegend": true, "type": "scattergl", "x": [2020], "xaxis": "x", "y": [20000000], "yaxis": "y"}, {"hovertemplate": "<b>%{hovertext}</b><br><br>headquarter=Dehradun<br>year=%{x}<br>amount($)=%{y}<extra></extra>", "hovertext": ["Dehradun"], "legendgroup": "Dehradun", "marker": {"color": "#B6E880", "symbol": "circle"}, "mode": "markers", "name": "Dehradun", "showlegend": true, "type": "scattergl", "x": [2020], "xaxis": "x", "y": [2000000], "yaxis": "y"}, {"hovertemplate": "<b>%{hovertext}</b><br><br>headquarter=Tangerang<br>year=%{x}<br>amount($)=%{y}<extra></extra>", "hovertext": ["Tangerang"], "legendgroup": "Tangerang", "marker": {"color": "#FF97FF", "symbol": "circle"}, "mode": "markers", "name": "Tangerang", "showlegend": true, "type": "scattergl", "x": [2020], "xaxis": "x", "y": [12000000], "yaxis": "y"}, {"hovertemplate": "<b>%{hovertext}</b><br><br>headquarter=Berlin<br>year=%{x}<br>amount($)=%{y}<extra></extra>", "hovertext": ["Berlin"], "legendgroup": "Berlin", "marker": {"color": "#FECB52", "symbol": "circle"}, "mode": "markers", "name": "Berlin", "showlegend": true, "type": "scattergl", "x": [2020], "xaxis": "x", "y": [170000000], "yaxis": "y"}, {"hovertemplate": "<b>%{hovertext}</b><br><br>headquarter=Seattle<br>year=%{x}<br>amount($)=%{y}<extra></extra>", "hovertext": ["Seattle"], "legendgroup": "Seattle", "marker": {"color": "#636efa", "symbol": "circle"}, "mode": "markers", "name": "Seattle", "showlegend": true, "type": "scattergl", "x": [2020], "xaxis": "x", "y": [1100000], "yaxis": "y"}, {"hovertemplate": "<b>%{hovertext}</b><br><br>headquarter=Riyadh<br>year=%{x}<br>amount($)=%{y}<extra></extra>", "hovertext": ["Riyadh"], "legendgroup": "Riyadh", "marker": {"color": "#EF553B", "symbol": "circle"}, "mode": "markers", "name": "Riyadh", "showlegend": true, "type": "scattergl", "x": [2020], "xaxis": "x", "y": [1300000], "yaxis": "y"}, {"hovertemplate": "<b>%{hovertext}</b><br><br>headquarter=Seoul<br>year=%{x}<br>amount($)=%{y}<extra></extra>", "hovertext": ["Seoul"], "legendgroup": "Seoul", "marker": {"color": "#00cc96", "symbol": "circle"}, "mode": "markers", "name": "Seoul", "showlegend": true, "type": "scattergl", "x": [2020], "xaxis": "x", "y": [1400000], "yaxis": "y"}, {"hovertemplate": "<b>%{hovertext}</b><br><br>headquarter=Bangkok<br>year=%{x}<br>amount($)=%{y}<extra></extra>", "hovertext": ["Bangkok"], "legendgroup": "Bangkok", "marker": {"color": "#ab63fa", "symbol": "circle"}, "mode": "markers", "name": "Bangkok", "showlegend": true, "type": "scattergl", "x": [2020], "xaxis": "x", "y": [9000000], "yaxis": "y"}, {"hovertemplate": "<b>%{hovertext}</b><br><br>headquarter=Kanpur<br>year=%{x}<br>amount($)=%{y}<extra></extra>", "hovertext": ["Kanpur"], "legendgroup": "Kanpur", "marker": {"color": "#FFA15A", "symbol": "circle"}, "mode": "markers", "name": "Kanpur", "showlegend": true, "type": "scattergl", "x": [2020], "xaxis": "x", "y": [1400000], "yaxis": "y"}, {"hovertemplate": "<b>%{hovertext}</b><br><br>headquarter=Chandigarh<br>year=%{x}<br>amount($)=%{y}<extra></extra>", "hovertext": ["Chandigarh", "Chandigarh", "Chandigarh"], "legendgroup": "Chandigarh", "marker": {"color": "#19d3f3", "symbol": "circle"}, "mode": "markers", "name": "Chandigarh", "showlegend": true, "type": "scattergl", "x": [2020, 2020, 2020], "xaxis": "x", "y": [136000, 4000000, 4000000], "yaxis": "y"}, {"hovertemplate": "<b>%{hovertext}</b><br><br>headquarter=Warangal<br>year=%{x}<br>amount($)=%{y}<extra></extra>", "hovertext": ["Warangal"], "legendgroup": "Warangal", "marker": {"color": "#FF6692", "symbol": "circle"}, "mode": "markers", "name": "Warangal", "showlegend": true, "type": "scattergl", "x": [2020], "xaxis": "x", "y": [4000000], "yaxis": "y"}, {"hovertemplate": "<b>%{hovertext}</b><br><br>headquarter=Odisha<br>year=%{x}<br>amount($)=%{y}<extra></extra>", "hovertext": ["Odisha", "Odisha"], "legendgroup": "Odisha", "marker": {"color": "#B6E880", "symbol": "circle"}, "mode": "markers", "name": "Odisha", "showlegend": true, "type": "scattergl", "x": [2020, 2020], "xaxis": "x", "y": [10000000, 2000000], "yaxis": "y"}, {"hovertemplate": "<b>%{hovertext}</b><br><br>headquarter=Bihar<br>year=%{x}<br>amount($)=%{y}<extra></extra>", "hovertext": ["Bihar"], "legendgroup": "Bihar", "marker": {"color": "#FF97FF", "symbol": "circle"}, "mode": "markers", "name": "Bihar", "showlegend": true, "type": "scattergl", "x": [2020], "xaxis": "x", "y": [329000], "yaxis": "y"}, {"hovertemplate": "<b>%{hovertext}</b><br><br>headquarter=Goa<br>year=%{x}<br>amount($)=%{y}<extra></extra>", "hovertext": ["Goa", "Goa"], "legendgroup": "Goa", "marker": {"color": "#FECB52", "symbol": "circle"}, "mode": "markers", "name": "Goa", "showlegend": true, "type": "scattergl", "x": [2020, 2020], "xaxis": "x", "y": [248000, 220000], "yaxis": "y"}, {"hovertemplate": "<b>%{hovertext}</b><br><br>headquarter=Tamil Nadu<br>year=%{x}<br>amount($)=%{y}<extra></extra>", "hovertext": ["Tamil Nadu"], "legendgroup": "Tamil Nadu", "marker": {"color": "#636efa", "symbol": "circle"}, "mode": "markers", "name": "Tamil Nadu", "showlegend": true, "type": "scattergl", "x": [2020], "xaxis": "x", "y": [4000000], "yaxis": "y"}, {"hovertemplate": "<b>%{hovertext}</b><br><br>headquarter=Lucknow<br>year=%{x}<br>amount($)=%{y}<extra></extra>", "hovertext": ["Lucknow"], "legendgroup": "Lucknow", "marker": {"color": "#EF553B", "symbol": "circle"}, "mode": "markers", "name": "Lucknow", "showlegend": true, "type": "scattergl", "x": [2020], "xaxis": "x", "y": [14259000], "yaxis": "y"}, {"hovertemplate": "<b>%{hovertext}</b><br><br>headquarter=Uttar Pradesh<br>year=%{x}<br>amount($)=%{y}<extra></extra>", "hovertext": ["Uttar Pradesh"], "legendgroup": "Uttar Pradesh", "marker": {"color": "#00cc96", "symbol": "circle"}, "mode": "markers", "name": "Uttar Pradesh", "showlegend": true, "type": "scattergl", "x": [2020], "xaxis": "x", "y": [1100000], "yaxis": "y"}, {"hovertemplate": "<b>%{hovertext}</b><br><br>headquarter=Bhopal<br>year=%{x}<br>amount($)=%{y}<extra></extra>", "hovertext": ["Bhopal"], "legendgroup": "Bhopal", "marker": {"color": "#ab63fa", "symbol": "circle"}, "mode": "markers", "name": "Bhopal", "showlegend": true, "type": "scattergl", "x": [2020], "xaxis": "x", "y": [4000000], "yaxis": "y"}, {"hovertemplate": "<b>%{hovertext}</b><br><br>headquarter=Coimbatore<br>year=%{x}<br>amount($)=%{y}<extra></extra>", "hovertext": ["Coimbatore"], "legendgroup": "Coimbatore", "marker": {"color": "#FFA15A", "symbol": "circle"}, "mode": "markers", "name": "Coimbatore", "showlegend": true, "type": "scattergl", "x": [2020], "xaxis": "x", "y": [30000000], "yaxis": "y"}], "layout": {"legend": {"title": {"text": "headquarter"}, "tracegroupgap": 0}, "margin": {"t": 60}, "xaxis": {"anchor": "y", "domain": [0, 1], "title": {"text": "year"}, "type": "log"}, "yaxis": {"anchor": "x", "domain": [0, 1], "title": {"text": "amount($)"}}}}
